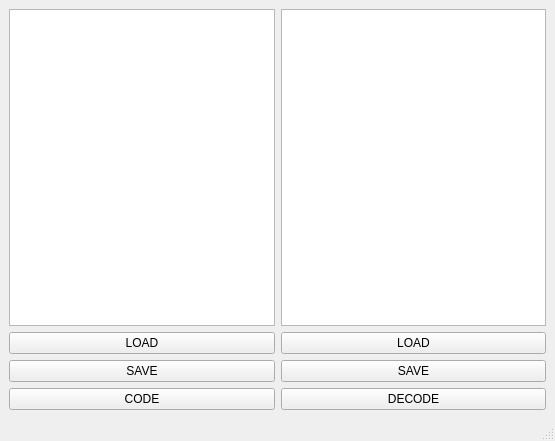
<?xml version="1.0" encoding="UTF-8"?>
<ui version="4.0">
 <class>MainWindow</class>
 <widget class="QMainWindow" name="MainWindow">
  <property name="geometry">
   <rect>
    <x>0</x>
    <y>0</y>
    <width>555</width>
    <height>441</height>
   </rect>
  </property>
  <property name="windowTitle">
   <string>MainWindow</string>
  </property>
  <widget class="QWidget" name="centralwidget">
   <layout class="QHBoxLayout" name="horizontalLayout">
    <item>
     <layout class="QVBoxLayout" name="verticalLayout">
      <item>
       <widget class="QPlainTextEdit" name="theNormalPlainTextEdit"/>
      </item>
      <item>
       <widget class="QPushButton" name="theLoadNormaPushButton">
        <property name="text">
         <string>LOAD</string>
        </property>
       </widget>
      </item>
      <item>
       <widget class="QPushButton" name="theSaveNormalPushButton">
        <property name="text">
         <string>SAVE</string>
        </property>
       </widget>
      </item>
      <item>
       <widget class="QPushButton" name="theCodePushButton">
        <property name="text">
         <string>CODE</string>
        </property>
       </widget>
      </item>
     </layout>
    </item>
    <item>
     <layout class="QVBoxLayout" name="verticalLayout_2">
      <item>
       <widget class="QPlainTextEdit" name="theMorseplainTextEdit"/>
      </item>
      <item>
       <widget class="QPushButton" name="theLoadMorsePushButton">
        <property name="text">
         <string>LOAD</string>
        </property>
       </widget>
      </item>
      <item>
       <widget class="QPushButton" name="theSaveMorsePushButton">
        <property name="text">
         <string>SAVE</string>
        </property>
       </widget>
      </item>
      <item>
       <widget class="QPushButton" name="theDecodePushButton">
        <property name="text">
         <string>DECODE</string>
        </property>
       </widget>
      </item>
     </layout>
    </item>
   </layout>
  </widget>
  <widget class="QMenuBar" name="menubar">
   <property name="geometry">
    <rect>
     <x>0</x>
     <y>0</y>
     <width>555</width>
     <height>21</height>
    </rect>
   </property>
  </widget>
  <widget class="QStatusBar" name="statusbar"/>
  <action name="rotateAction">
   <property name="text">
    <string>Turn images upside down</string>
   </property>
   <property name="toolTip">
    <string>&lt;html&gt;&lt;head/&gt;&lt;body&gt;&lt;p&gt;dsadas&lt;/p&gt;&lt;/body&gt;&lt;/html&gt;</string>
   </property>
  </action>
  <action name="theTakeSnapshotAction">
   <property name="text">
    <string>Snaphost</string>
   </property>
  </action>
  <action name="theActionSetup">
   <property name="text">
    <string>Setup</string>
   </property>
  </action>
  <action name="theActionAbout">
   <property name="text">
    <string>About</string>
   </property>
  </action>
  <action name="theActionConditions">
   <property name="text">
    <string>Conditions</string>
   </property>
  </action>
  <action name="theActionNotification_settings">
   <property name="text">
    <string>Notification settings</string>
   </property>
  </action>
 </widget>
 <resources/>
 <connections/>
</ui>
